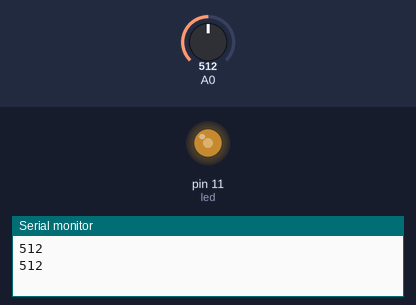
Simulated run of this sketch. Board: Arduino Uno, built with avr-gcc and run on an emulated ATmega328P. Shown: output pins drawn as LEDs (lit = HIGH), the last lines printed to the serial monitor. The inputs (shaded band) are chosen by the test bench; at power-on: A0 = 512.

Above: at 1.8 s.
1.9 s: A0 set to 716
At 2.3 s:
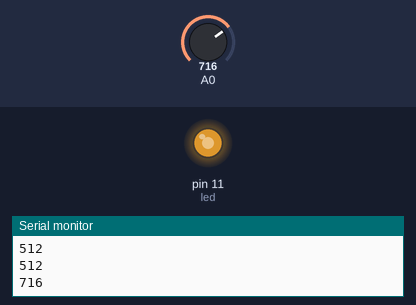
3.5 s: A0 set to 900
At 5.0 s:
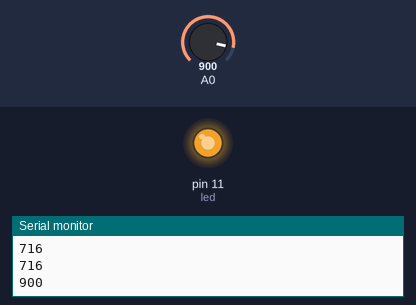
5.5 s: A0 set to 122
At 6.6 s:
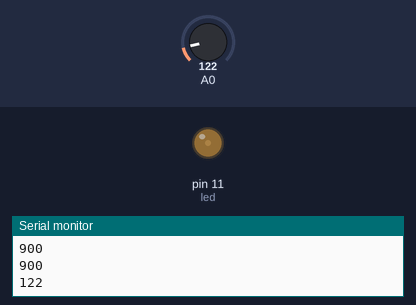
7.5 s: A0 set to 0
At 9.3 s:
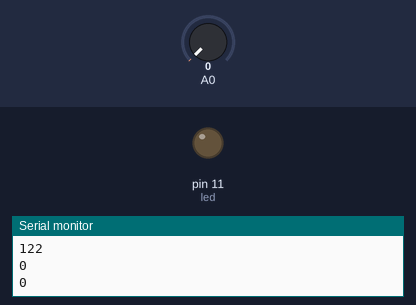
Timing chart, 0 to 10.5 s (numbered marks = the images above; inputs shaded):
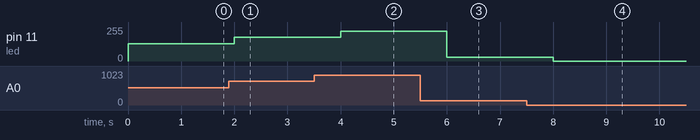

The sketch:

tests.ino
```cpp
/* http://www.bajdi.com
   Analog reading of TCRT5000 sensor connected to Arduino Uno
   TCRT5000 pins: (see datasheet http://www.vishay.com/docs/83760/tcrt5000.pdf )
     C = Arduino analog pin A0 and to one end of 4K7 resistor, other end of resistor to 5V
     E = GND
     A = 100 ohm resistor, other end of resistor to 5V
     C = GND
*/

const int led =  11;      // the number of the LED pin
int tcrt;

void setup() {
  Serial.begin(9600);
  pinMode(led, OUTPUT);
}

void loop(){
  tcrt = analogRead(A0);
  Serial.println(tcrt);
  //Serial.println("test");
  analogWrite(led, tcrt/4);
  delay(1000);
}
```

Measured:
- after the input at 1.9 s, pin 11 (led): 128/255 → 179/255 after 0.10 s
- after the input at 3.5 s, pin 11 (led): 179/255 → 225/255 after 0.50 s
- after the input at 5.5 s, pin 11 (led): 225/255 → 30/255 after 0.50 s
- after the input at 7.5 s, pin 11 (led): 30/255 → 0/255 after 0.50 s
